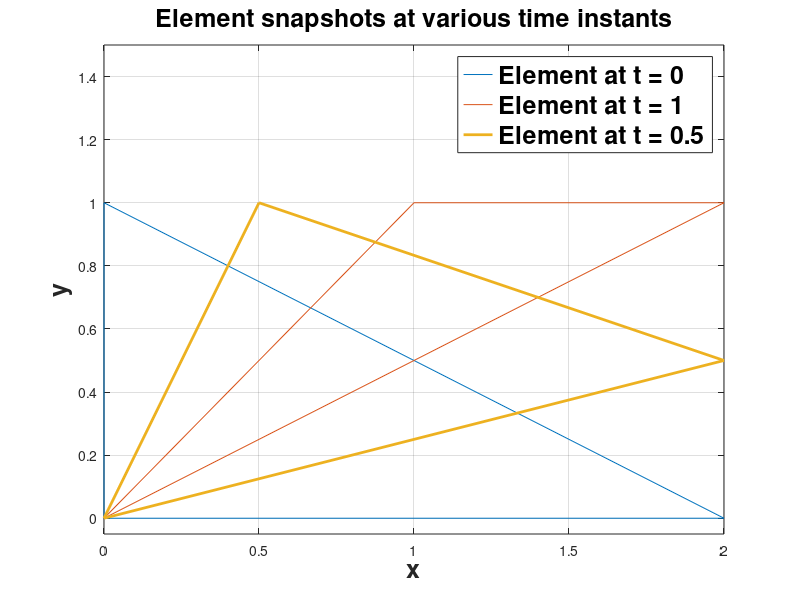

Source code (MATLAB):
clear all; close all; clc;

base = 2; height = 1;

x1 = [0 0];
x2 = @(t) [base 0.5*base*t];
x3 = @(t) [height*t height];

%Plotting the triangle at t = 0s
A2 = x2(0); A3 = x3(0);
X1 = [x1(1) A2(1) A3(1) 0];
Y1 = [x1(2) A2(2) A3(2) 0];
%Plotting the triangle at t = 1s
B2 = x2(1); B3 = x3(1);
X2 = [x1(1) B2(1) B3(1) 0];
Y2 = [x1(2) B2(2) B3(2) 0];
%Plotting the triangle at t = 0.5s
C2 = x2(0.5); C3 = x3(0.5);
X3 = [x1(1) C2(1) C3(1) 0];
Y3 = [x1(2) C2(2) C3(2) 0];
plot(X1,Y1,X2,Y2,X3,Y3,'Linewidth',2);
grid on;
xlabel('x','FontWeight','bold','FontSize',18);
ylabel('y','FontWeight','bold','FontSize',18);
legend({'Element at t = 0','Element at t = 1','Element at t = 0.5'},'FontWeight','bold','FontSize',18);
title('Element snapshots at various time instants','FontWeight','bold','FontSize',18);
ylim([-0.05 1.5]);